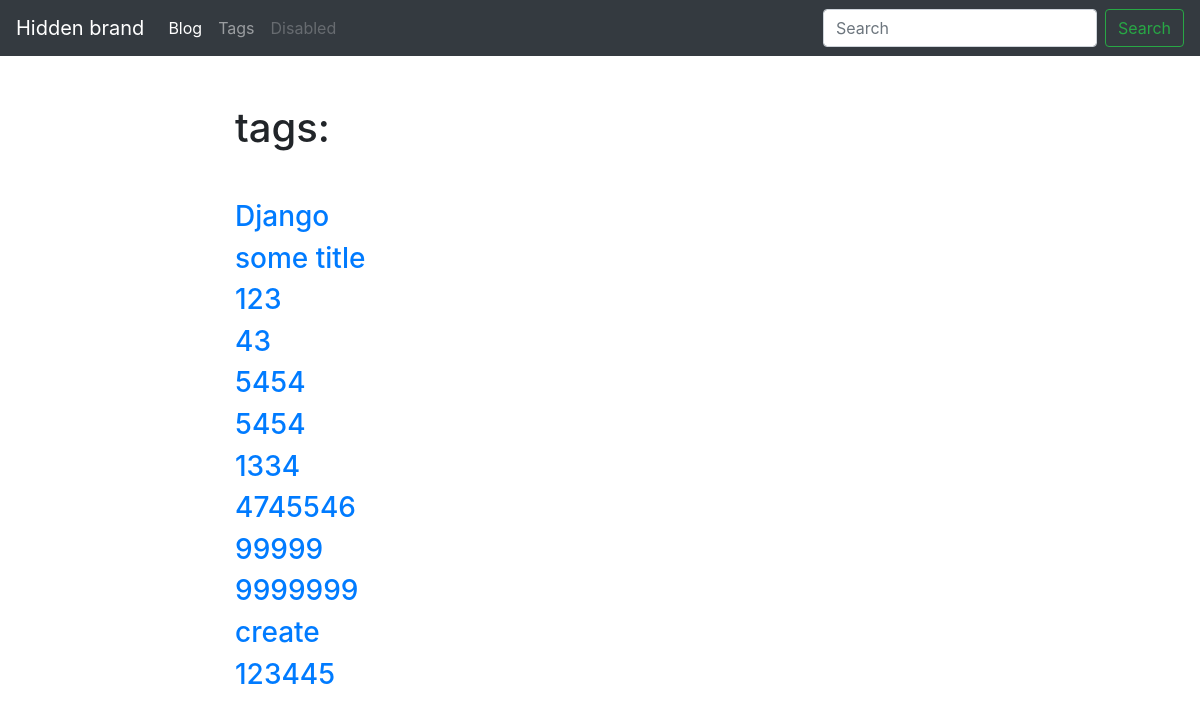
/blog/tags, run on an earlier commit of the app's database.
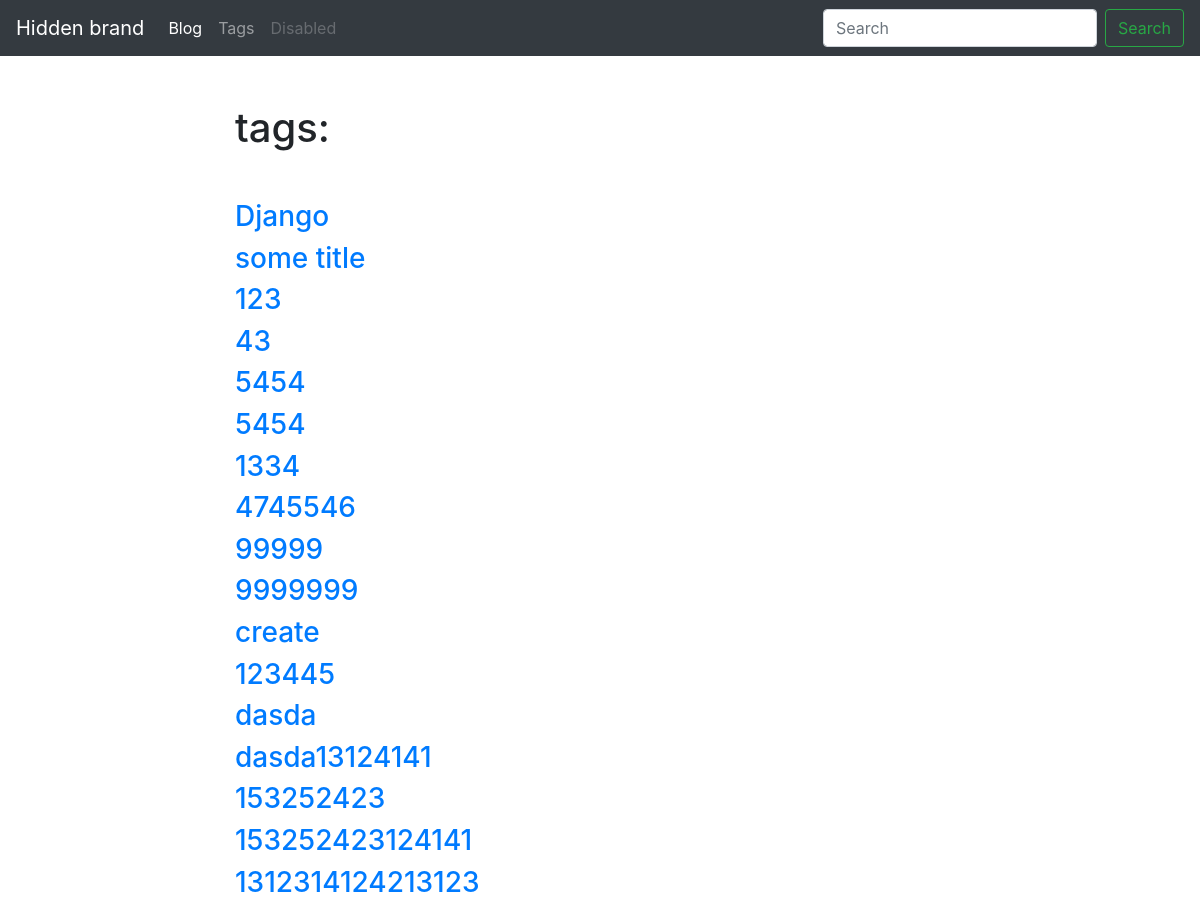
And on a later commit of the database.
### blog/models.py (models this page shows, shortened)
class Tag(models.Model):
    title = models.CharField(max_length=50)
    slug = models.SlugField(max_length=50, unique=True)
    def get_absolute_url(self):
        return reverse('tag_detail_url', kwargs={'slug': self.slug})

### blog/views.py (the view)
# urls.py: path('tags', tags_list, name='tags_list_url'),
def tags_list(request):
    tags = Tag.objects.all()
    return render(request, 'blog/tags_list.html', context={'tags': tags})

### templates/blog/tags_list.html (shortened to what this page needs)
{% extends 'blog/base_blog.html' %}
{% block content %}
    <h1 class="mb-5">tags: </h1>
    {% for tag in tags %}
        <a href="{{ tag.get_absolute_url }}"><h3>{{ tag.title }}</h3></a>
    {% endfor %}
{% endblock %}

### templates/blog/base_blog.html
{% extends "base.html" %}

### templates/base.html (shortened to what this page needs)
<!DOCTYPE html>
<html lang="en">
<head>
    <link rel="stylesheet" href="https://stackpath.bootstrapcdn.com/bootstrap/4.5.2/css/bootstrap.min.css">
</head>
<body>
<nav class="navbar navbar-expand-lg navbar navbar-dark bg-dark">
    <div class="collapse navbar-collapse" id="navbarTogglerDemo01">
        <a class="navbar-brand" href="#">Hidden brand</a>
        <ul class="navbar-nav mr-auto mt-2 mt-lg-0">
            <li class="nav-item active">
                <a class="nav-link" href="{% url 'post_lists_url' %}">Blog</a>
            </li>
            <li class="nav-item">
                <a class="nav-link" href="{% url 'tags_list_url' %}">Tags</a>
            </li>
            <li class="nav-item">
                <a class="nav-link disabled" href="#" tabindex="-1" aria-disabled="true">Disabled</a>
            </li>
        </ul>
        <form class="form-inline my-2 my-lg-0">
            <input class="form-control mr-sm-2" type="search" placeholder="Search" aria-label="Search">
            <button class="btn btn-outline-success my-2 my-sm-0" type="submit">Search</button>
        </form>
    </div>
</nav>
    <div class="container mt-5">
        <div class="row">
            <div class="col-6 offset-md-2">
                    {% block content %}{% endblock %}
            </div>
        </div>
    </div>
</body>
</html>

What changed in the data, as far as the page shows it:
added Tag: title "dasda"
added Tag: title "dasda13124141"
added Tag: title "153252423"
added Tag: title "153252423124141"
added Tag: title "1312314124213123"
